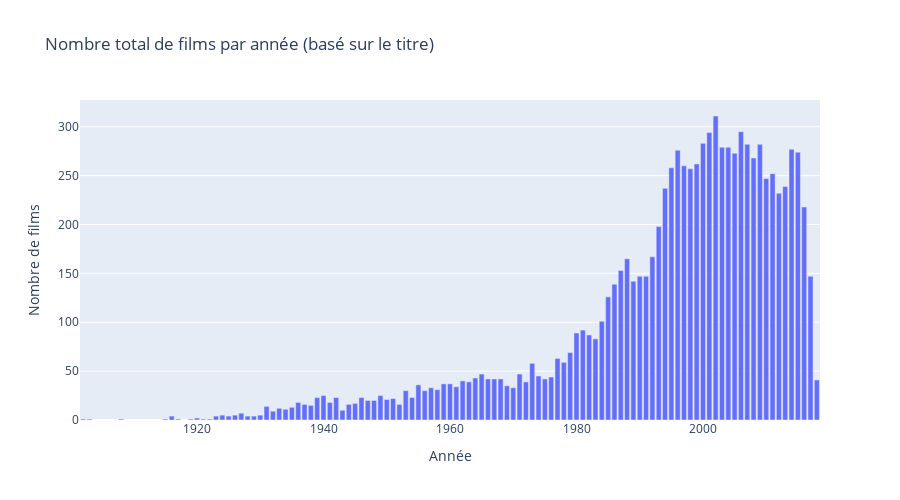

Here is the notebook cell this chart was saved with:
### Markdown cell above
```
# Ce texte est au format code
```

## Nombre total de films par année (basée sur le titre)

### Code cell
import re

# === Dossiers ===
#output_dir = Path("output")
#output_dir.mkdir(exist_ok=True)

yearly_data_file = output_dir / "movies_by_year.parquet"
meta_file = output_dir / "meta_movies_by_year.json"

# === Récupération du nombre total de films via analytics ===
#analytics = client.get_analytics()
api_movie_count = analytics.movie_count

# === Lecture du cache s’il existe ===
if meta_file.exists():
    with open(meta_file, "r") as f:
        meta = json.load(f)
    cached_movie_count = meta.get("movie_count", 0)
else:
    cached_movie_count = 0

# === Utilisation du cache ou recalcul ===
if yearly_data_file.exists() and cached_movie_count == api_movie_count:
    print("Chargement des données depuis le cache...")
    df_yearly = pd.read_parquet(yearly_data_file)

else:
    print("Extraction des années depuis l’API...")

    # === Initialisation ===
    year_counter = Counter()
    skip = 0
    limit = 500
    year_pattern = re.compile(r"\((\d{4})\)$")

    while True:
        batch = client.list_movies(skip=skip, limit=limit, output_format="dict")
        if not batch:
            break

        for movie in batch:
            title = movie.get("title", "")
            match = year_pattern.search(title)
            if match:
                year = int(match.group(1))
                year_counter[year] += 1

        skip += limit
        time.sleep(0.5)

    # === Construction du DataFrame ===
    df_yearly = pd.DataFrame(sorted(year_counter.items()), columns=["year", "movie_count"])

    # === Sauvegarde du cache ===
    df_yearly.to_parquet(yearly_data_file, index=False, engine = "fastparquet")
    with open(meta_file, "w") as f:
        json.dump({"movie_count": api_movie_count}, f)

# === Affichage avec Plotly ===
fig = px.bar(
    df_yearly,
    x="year",
    y="movie_count",
    title="Nombre total de films par année (basé sur le titre)",
    labels={"year": "Année", "movie_count": "Nombre de films"},
)

fig.update_layout(
    xaxis_title="Année",
    yaxis_title="Nombre de films",
    height=500
)

fig.show()

### Figure 1 — Plotly figure (JSON) as saved in the notebook; plotly's stock layout.template omitted (floating-point values rounded to 4 significant figures)
{"data": [{"hovertemplate": "Année=%{x}<br>Nombre de films=%{y}<extra></extra>", "legendgroup": "", "marker": {"color": "#636efa", "pattern": {"shape": ""}}, "name": "", "orientation": "v", "showlegend": false, "textposition": "auto", "type": "bar", "x": [1902, 1903, 1908, 1915, 1916, 1917, 1919, 1920, 1921, 1922, 1923, 1924, 1925, 1926, 1927, 1928, 1929, 1930, 1931, 1932, 1933, 1934, 1935, 1936, 1937, 1938, 1939, 1940, 1941, 1942, 1943, 1944, 1945, 1946, 1947, 1948, 1949, 1950, 1951, 1952, 1953, 1954, 1955, 1956, 1957, 1958, 1959, 1960, 1961, 1962, 1963, 1964, 1965, 1966, 1967, 1968, 1969, 1970, 1971, 1972, 1973, 1974, 1975, 1976, 1977, 1978, 1979, 1980, 1981, 1982, 1983, 1984, 1985, 1986, 1987, 1988, 1989, 1990, 1991, 1992, 1993, 1994, 1995, 1996, 1997, 1998, 1999, 2000, 2001, 2002, 2003, 2004, 2005, 2006, 2007, 2008, 2009, 2010, 2011, 2012, 2013, 2014, 2015, 2016, 2017, 2018], "xaxis": "x", "y": [1, 1, 1, 1, 4, 1, 1, 2, 1, 1, 4, 5, 4, 5, 7, 4, 4, 5, 14, 9, 12, 11, 13, 18, 16, 15, 23, 25, 18, 23, 10, 16, 17, 23, 20, 20, 25, 21, 22, 16, 30, 23, 36, 30, 33, 31, 37, 37, 34, 40, 39, 43, 47, 42, 42, 42, 35, 33, 47, 39, 58, 45, 42, 44, 63, 59, 69, 89, 92, 87, 83, 101, 126, 139, 153, 165, 142, 147, 147, 167, 198, 237, 258, 276, 260, 257, 262, 283, 294, 311, 279, 279, 273, 295, 282, 268, 282, 247, 252, 232, 239, 277, 274, 218, 147, 41], "yaxis": "y"}], "layout": {"barmode": "relative", "height": 500, "legend": {"tracegroupgap": 0}, "title": {"text": "Nombre total de films par année (basé sur le titre)"}, "xaxis": {"anchor": "y", "domain": [0, 1], "title": {"text": "Année"}}, "yaxis": {"anchor": "x", "domain": [0, 1], "title": {"text": "Nombre de films"}}}}
